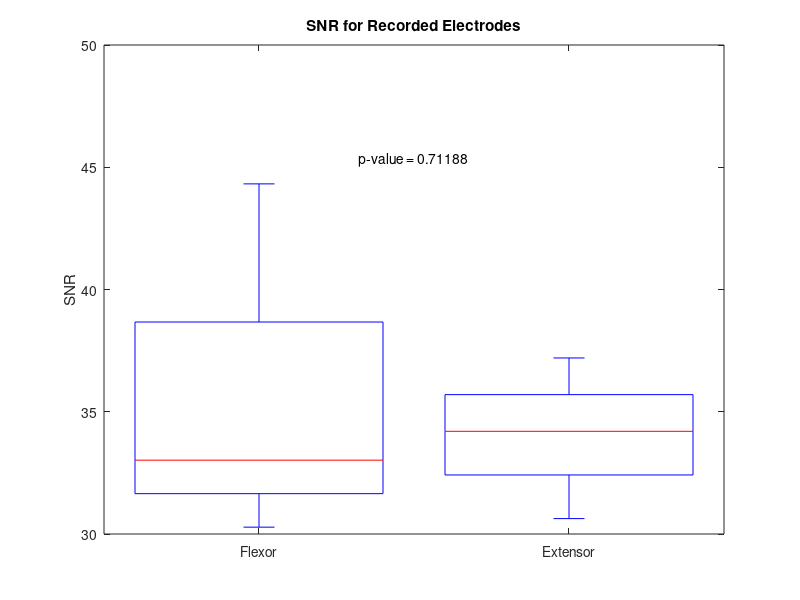
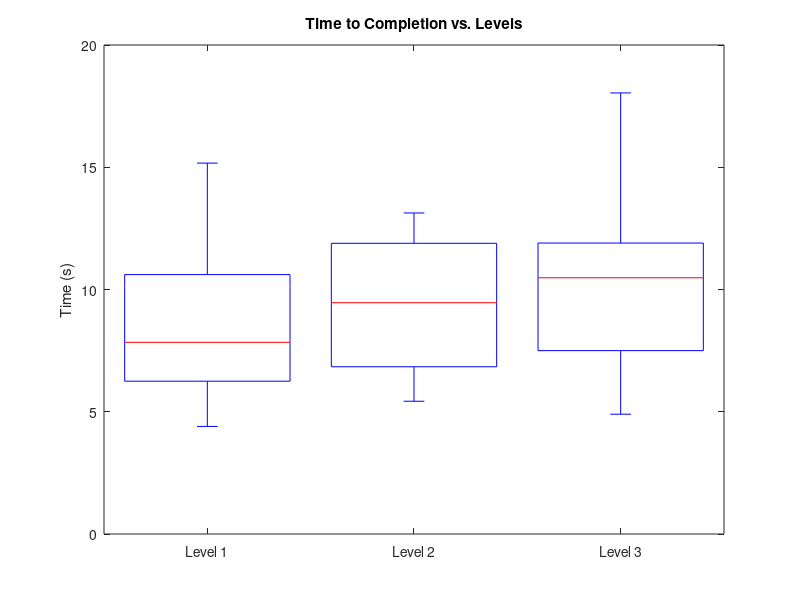
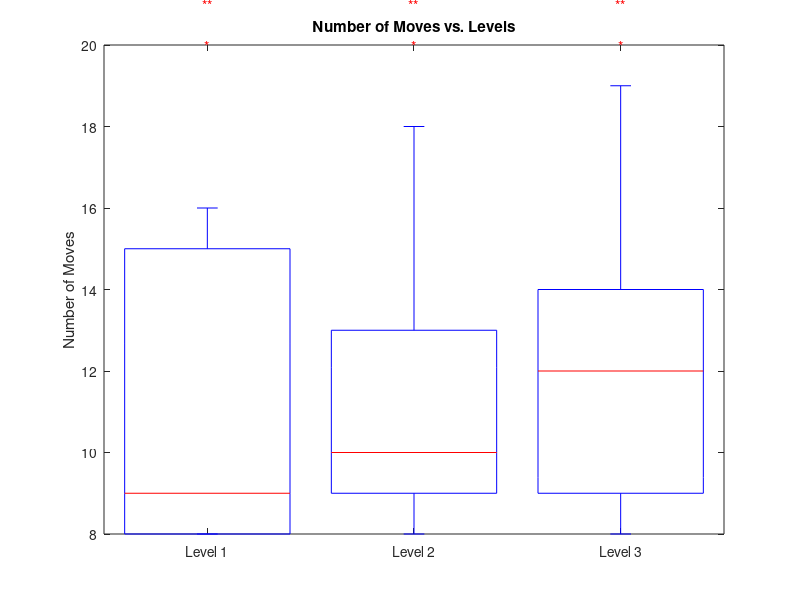
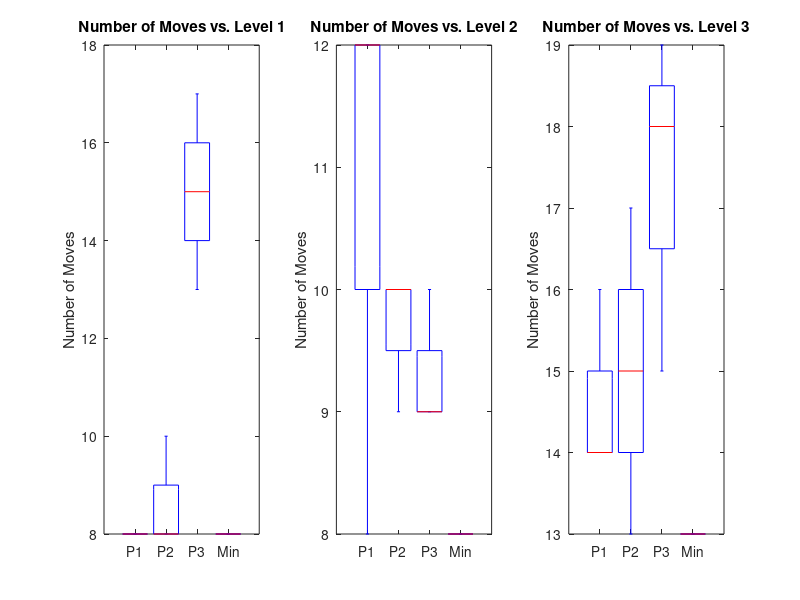

MATLAB code to generate these figures, in order:
% SNR Data
flexor_data = [30.28, 44.32, 33.02];
extensor_data = [30.63, 34.2, 37.2];

% Boxplot
figure;
boxplot([flexor_data', extensor_data'], 'Labels', {'Flexor', 'Extensor'});
title('SNR for Recorded Electrodes');
ylabel('SNR');

% Statistical Test (e.g., t-test)
[~, p_value, ~, stats] = ttest2(flexor_data, extensor_data);
text(1.5, max([flexor_data, extensor_data]) + 1, ['p-value = ', num2str(p_value)], 'HorizontalAlignment', 'center');

% Indicate if there is a statistical difference
if p_value < 0.05
    text(1.5, max([flexor_data, extensor_data]) + 2, 'Statistically Different', 'HorizontalAlignment', 'center', 'Color', 'r');
end
%% Statistical Analysis
% Data for Time-to-Completion 
% Consolidated data for Time to Completion
time_data = [
    % Participant 1
    7.84, 5.43, 4.9,   % Level 1
    5.44, 11.92, 9.5,  % Level 2
    12.86, 10.99, 11.36; % Level 3
    
    % Participant 2
    6.25, 9.46, 6.6,   % Level 1
    8.29, 8.01, 13.49, % Level 2
    15.17, 11.89, 18.04; % Level 3
    
    % Participant 3
    4.4, 5.44, 10.48,  % Level 1
    7.02, 6.84, 7.5,   % Level 2
    10.61, 13.13, 11.9 % Level 3
];
%separated by grou

% Create boxplot
figure;
boxplot(time_data, 'Labels', {'Level 1', 'Level 2', 'Level 3'});
title('Time to Completion vs. Levels');
ylabel('Time (s)');

% Statistical Tests
p_values_time_levels = zeros(2, 3);

for i = 1:3
    % Compare Level i with Level i+1
    [~, p_values_time_levels(1, i), ~, ~] = ttest2(time_data(i,:), time_data(i+3, :));
    
    % Compare Level i with Level i+2
    [~, p_values_time_levels(2, i), ~, ~] = ttest2(time_data(i,:), time_data(i+6,:));
    
end

% Display p-values
disp('P-values for Time to Completion between Levels:');
disp(p_values_time_levels);

% Display statistical difference indicators
for i = 1:3
    if p_values_time_levels(1, i) < 0.05
        text(i, max(time_data(:)) + 1, '*', 'HorizontalAlignment', 'center', 'Color', 'r');
    end
    
    if p_values_time_levels(2, i) < 0.05
        text(i, max(time_data(:)) + 2, '**', 'HorizontalAlignment', 'center', 'Color', 'r');
    end
end


%% Statistical Analysis
% Number of moves V1
% Consolidated data for Number of Moves
moves_data = [
    % Participant 1
    8, 8, 8; % Level 1
    8, 12, 12; % Level 2
    16, 14, 14; % Level 3
    
    % Participant 2
    8, 10, 8; % Level 1
    9, 10, 10; % Level 2
    15, 13, 17; % Level 3
    
    % Participant 3
    8, 8, 14; % Level 1
    10, 9, 9; % Level 2
    15, 18, 19; % Level 3
];

% Create boxplot for Number of Moves
figure;
boxplot(moves_data, 'Labels', {'Level 1', 'Level 2', 'Level 3'});
title('Number of Moves vs. Levels');
ylabel('Number of Moves');

% Statistical Tests
p_values_moves_levels = zeros(2, 3);

for i = 1:3
    % Compare Level i with Level i+1
    [~, p_values_time_levels(1, i), ~, ~] = ttest2(time_data(i,:), time_data(i+3, :));
    
    % Compare Level i with Level i+2
    [~, p_values_time_levels(2, i), ~, ~] = ttest2(time_data(i,:), time_data(i+6,:));    
end

% Display p-values
disp('P-values for Number of Moves between Levels:');
disp(p_values_moves_levels);

% Display statistical difference indicators
for i = 1:3
    if p_values_moves_levels(1, i) < 0.05
        text(i, max(moves_data(:)) + 1, '*', 'HorizontalAlignment', 'center', 'Color', 'r');
    end
    
    if p_values_moves_levels(2, i) < 0.05
        text(i, max(moves_data(:)) + 2, '**', 'HorizontalAlignment', 'center', 'Color', 'r');
    end
end

%% Statistical Analysis
% Number of moves V2
% Consolidated data for Number of Moves
moves_data = [
    % Participant 1
    8, 8, 8,   % Level 1
    8, 12, 12,  % Level 2
    16, 14, 14; % Level 3
    
    % Participant 2
    8, 10, 8,   % Level 1
    9, 10, 10,  % Level 2
    15, 13, 17; % Level 3
    
    % Participant 3
    8, 8, 14,   % Level 1
    10, 9, 9,   % Level 2
    15, 18, 19; % Level 3
];

% Minimum moves per level
min_moves = [8, 8, 13];

% Create boxplot
figure;
% Create boxplot for Level 1
subplot(1, 3, 1);
boxplot([moves_data([1,4,6], :)', min_moves(1)*ones(3, 1)], 'Labels', {'P1', 'P2', 'P3', 'Min'});
title('Number of Moves vs. Level 1');
ylabel('Number of Moves');
hold on;
% Similar modifications for and Level 3
subplot(1, 3, 2);
boxplot([moves_data([2,5,8], :)', min_moves(2)*ones(3, 1)], 'Labels', {'P1', 'P2', 'P3', 'Min'});
title('Number of Moves vs. Level 2');
ylabel('Number of Moves');
hold on;
% Similar modifications for Level 3
subplot(1, 3, 3);
boxplot([moves_data([3,6,9], :)', min_moves(3)*ones(3, 1)], 'Labels', {'P1', 'P2', 'P3', 'Min'});
title('Number of Moves vs. Level 3');
ylabel('Number of Moves');


% Statistical Tests and Indicators
p_values_moves_levels = zeros(3, 3);

for i = 1:3
    [~, p_values_moves_levels(i, 1), ~, ~] = ttest2(moves_data(:, i), min_moves(i));

    % Compare Level i with Level i+1
    [~, p_values_time_levels(1, i), ~, ~] = ttest2(time_data(i,:), time_data(i+3, :));
    
    % Compare Level i with Level i+2
    [~, p_values_time_levels(2, i), ~, ~] = ttest2(time_data(i,:), time_data(i+6,:));    
end

% Display p-values
disp('P-values for Number of Moves between Levels and Minimum Moves:');
disp(p_values_moves_levels);

% Display statistical difference indicators
for i = 1:3
    if p_values_moves_levels(i, 1) < 0.05
        text(i, max(moves_data(:)) + 1, '*', 'HorizontalAlignment', 'center', 'Color', 'r');
    end
end
